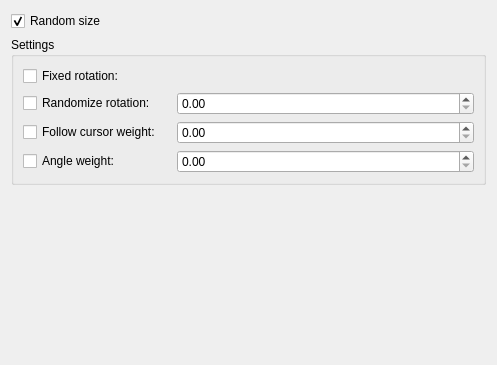
<?xml version="1.0" encoding="UTF-8"?>
<ui version="4.0">
 <author>
    SPDX-FileCopyrightText: none
    SPDX-License-Identifier: GPL-3.0-or-later
  </author>
 <class>WdgShapeDynamicsOptions</class>
 <widget class="QWidget" name="WdgShapeDynamicsOptions">
  <property name="enabled">
   <bool>true</bool>
  </property>
  <property name="geometry">
   <rect>
    <x>0</x>
    <y>0</y>
    <width>497</width>
    <height>365</height>
   </rect>
  </property>
  <property name="sizePolicy">
   <sizepolicy hsizetype="Preferred" vsizetype="Preferred">
    <horstretch>255</horstretch>
    <verstretch>255</verstretch>
   </sizepolicy>
  </property>
  <property name="minimumSize">
   <size>
    <width>425</width>
    <height>365</height>
   </size>
  </property>
  <layout class="QGridLayout" name="gridLayout">
   <item row="0" column="0">
    <widget class="QCheckBox" name="randomSizeCHBox">
     <property name="text">
      <string>Random size</string>
     </property>
     <property name="checked">
      <bool>true</bool>
     </property>
    </widget>
   </item>
   <item row="1" column="0">
    <widget class="QGroupBox" name="groupBox">
     <property name="title">
      <string>Settings</string>
     </property>
     <layout class="QGridLayout" name="gridLayout_2">
      <item row="0" column="0">
       <widget class="QCheckBox" name="fixedRotation">
        <property name="text">
         <string>Fixed rotation:</string>
        </property>
        <property name="checked">
         <bool>false</bool>
        </property>
       </widget>
      </item>
      <item row="1" column="0">
       <widget class="QCheckBox" name="randomRotation">
        <property name="text">
         <string>Randomize rotation:</string>
        </property>
        <property name="checked">
         <bool>false</bool>
        </property>
       </widget>
      </item>
      <item row="2" column="0">
       <widget class="QCheckBox" name="followCursor">
        <property name="text">
         <string>Follow cursor weight:</string>
        </property>
       </widget>
      </item>
      <item row="1" column="1" colspan="2">
       <widget class="KisDoubleSliderSpinBox" name="randomAngleWeight" native="true"/>
      </item>
      <item row="2" column="1" colspan="2">
       <widget class="KisDoubleSliderSpinBox" name="followCursorWeight" native="true"/>
      </item>
      <item row="3" column="0">
       <widget class="QCheckBox" name="drawingAngle">
        <property name="text">
         <string>Angle weight:</string>
        </property>
       </widget>
      </item>
      <item row="3" column="1" colspan="2">
       <widget class="KisDoubleSliderSpinBox" name="drawingAngleWeight" native="true"/>
      </item>
      <item row="0" column="1" colspan="2">
       <layout class="QHBoxLayout" name="horizontalLayout">
        <property name="spacing">
         <number>0</number>
        </property>
        <item>
         <widget class="KisAngleSelector" name="fixedAngleBox" native="true"/>
        </item>
        <item>
         <spacer name="horizontalSpacer">
          <property name="orientation">
           <enum>Qt::Horizontal</enum>
          </property>
         </spacer>
        </item>
       </layout>
      </item>
     </layout>
    </widget>
   </item>
   <item row="3" column="0">
    <spacer name="verticalSpacer">
     <property name="orientation">
      <enum>Qt::Vertical</enum>
     </property>
     <property name="sizeHint" stdset="0">
      <size>
       <width>20</width>
       <height>37</height>
      </size>
     </property>
    </spacer>
   </item>
  </layout>
 </widget>
 <customwidgets>
  <customwidget>
   <class>KisDoubleSliderSpinBox</class>
   <extends>QDoubleSpinBox</extends>
   <header>kis_slider_spin_box.h</header>
   <container>1</container>
  </customwidget>
  <customwidget>
   <class>KisAngleSelector</class>
   <extends>QWidget</extends>
   <header location="global">KisAngleSelector.h</header>
   <container>1</container>
  </customwidget>
 </customwidgets>
 <resources/>
 <connections/>
</ui>
